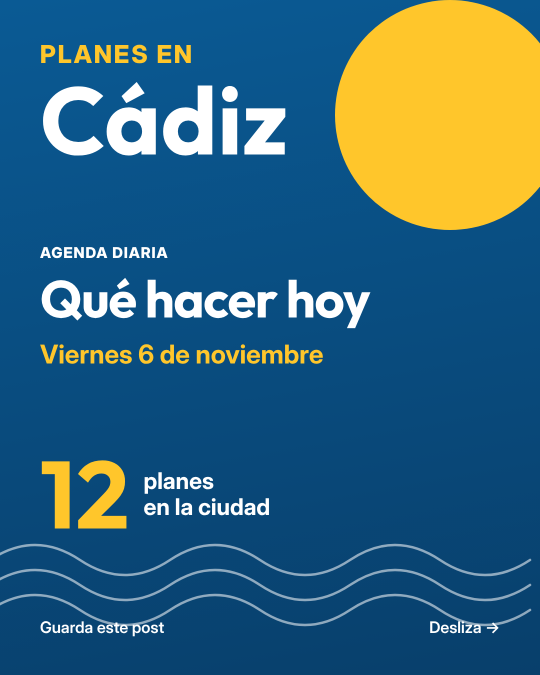
#> input picture propuestas-marca/direccion-1/03-portada-diaria.png, 1080 x 1350 px (shown at 1/2 size)
$ python documentar.py
#> lines starting #> are read from the running program, lines starting #| are printed output that depends on the picture
#!/usr/bin/env python3
"""Genera los README de cada dirección, el README general y las hojas resumen. Ejecutar tras generar.py."""
import json
from pathlib import Path
from PIL import Image

AQUI = Path(__file__).parent
A = json.load(open(AQUI / "auditoria.json"))
#> (reads propuestas-marca/auditoria.json from the repository)
bios = {
 1: "☀️ Qué hacer hoy en Cádiz, cada día a las 9:00\n🌊 Gratis · Finde · Lo mejor del mes\n👇 Comenta PLANES y te la mandamos",
 2: "🎉 Todos los planes de Cádiz, cada día a las 9:00\n🎭 Gratis, finde y fiesta\n💬 Comenta PLANES y te la enviamos",
 3: "La agenda de Cádiz, cada día a las 9:00.\nCultura, música, teatro, deporte y plan gratis.\nComenta PLANES y la recibes en tu bandeja.",
}
D = {
 1: dict(nombre="Mediterráneo luminoso", paleta=[("Cal (fondo)", "#FAF8F2"), ("Bruma marina (fondo 2)", "#EEF5F7"), ("Mar profundo (texto)", "#0A2E4D"), ("Mar (acento/enlaces)", "#0E6BA8"), ("Mar medio (datos)", "#0B5F95"), ("Mar de portada", "#0A5A94 → #083F6B"), ("Sol (relleno de acento)", "#FFC62B"), ("Texto secundario", "#3B566D"), ("Noche (story de tarde)", "#071D33")],
   fuentes="**Outfit** (títulos, 700) + **Inter** (texto, 400–800)",
   tono="Fresco, claro y cercano, como un amigo que te cuenta qué hay hoy. Frases cortas y luminosas, sin gritar. Una sola llamada a la acción por texto.",
   porque="En el feed compiten mil colores: el fondo claro con azul mar y amarillo sol se reconoce al instante y transmite «salgo a la calle». Es la opción más versátil: en otra ciudad basta cambiar el azul por su color sin perder el sistema. El contraste alto en cada diapositiva favorece guardar y reenviar, las señales que más empujan el alcance de una agenda.",
   logo="«PLANES EN» en versalitas azules + ciudad en Outfit Bold grande; sol amarillo y olas como decorado constante. Avatar: «P» blanca sobre mar con sol y olas."),
 2: dict(nombre="Carnaval y alegría", paleta=[("Violeta noche (fondo)", "#2A0B4F"), ("Violeta 2 (fondo)", "#3F1273"), ("Amarillo confeti", "#FFD83D"), ("Rosa chirigota", "#FF4F93"), ("Turquesa", "#25D9C7"), ("Naranja", "#FF8A1F"), ("Rosa claro (tarjeta)", "#FF8FB8"), ("Texto sobre color", "#2A0B4F")],
   fuentes="**Bagel Fat One** (títulos, único peso) + **Rubik** (texto, 300–900)",
   tono="Desenfadado, con guiño y energía, sin caricatura ni tópicos. Exclamaciones con mesura y emojis festivos (0–3). Invita a «liarla» con alguien: etiquetar y compartir.",
   porque="Es la más memorable y la que mejor se distingue en una cuadrícula de fotos: cada tarjeta de color es una pieza «parable» al hacer scroll, y encaja con la identidad festiva de la ciudad y con fiesta, música y familias. Riesgo: más densidad visual; por eso las tarjetas llevan texto oscuro sobre fondos claros y el decorado queda fuera de las zonas de texto.",
   logo="«PLANES EN» en Rubik Black amarillo + ciudad en Bagel Fat One blanca; círculos y serpentinas de decorado. Avatar: «P» redondeada blanca sobre rosa con confeti."),
 3: dict(nombre="Editorial moderno", paleta=[("Blanco (fondo)", "#FFFFFF"), ("Tinta (texto/filetes)", "#111111"), ("Gris texto secundario", "#4A4A4A"), ("Bermellón (acento)", "#B72D19"), ("Papel (ilustraciones)", "#F1EEE8"), ("Salmón (story de tarde)", "#FF7A5C")],
   fuentes="**Fraunces** (títulos, serif con cursiva) + **Inter** (texto)",
   tono="Sobrio, preciso y cultural, como el suplemento de un periódico. Frases completas y datos exactos, cero exageración. La confianza del dato sustituye a la exclamación.",
   porque="Posiciona la cuenta como medio de referencia: atrae a público cultural, prensa, instituciones y patrocinadores serios. Mucho blanco = lectura rapidísima. Es la que mejor escala a más ciudades e idiomas porque el sistema es tipográfico y el único color es un acento. Riesgo: menos «parada de scroll» que la 2; se compensa con el número gigante en rojo de cada portada.",
   logo="«PLANES EN» en Inter espaciada bermellón + ciudad en Fraunces cursiva grande. Avatar: «P» cursiva blanca sobre negro con punto bermellón."),
}
FUENTES = """| Tipografía | Autor | Licencia | Uso | Texto de licencia |
|---|---|---|---|---|
| Outfit | The Outfit Project Authors | SIL Open Font License 1.1 | D1 títulos | `plantilla/fuentes/OFL-outfit.txt` |
| Inter | The Inter Project Authors | SIL OFL 1.1 | D1 y D3 texto | `plantilla/fuentes/OFL-inter.txt` |
| Bagel Fat One | The Bagel Fat Project Authors | SIL OFL 1.1 | D2 títulos | `plantilla/fuentes/OFL-bagelfatone.txt` |
| Rubik | The Rubik Project Authors | SIL OFL 1.1 | D2 texto | `plantilla/fuentes/OFL-rubik.txt` |
| Fraunces | The Fraunces Project Authors | SIL OFL 1.1 | D3 títulos | `plantilla/fuentes/OFL-fraunces.txt` |

Todas de Google Fonts (repositorio `google/fonts`, carpeta `ofl/`). La OFL permite uso comercial, embebido en imágenes/vídeo y redistribución con su texto de licencia; solo prohíbe vender la fuente por sí sola."""
FB = """**Planes en Cádiz · Agenda diaria**

Todos los planes de Cádiz capital en un solo sitio. Cada día a las 9:00 publicamos qué hacer hoy: conciertos, teatro, exposiciones, deporte, actividades infantiles, gastronomía, fiestas y mucho plan gratis. Los jueves, los planes del finde; y el día 1 de cada mes, lo más destacado.

📍 Solo eventos celebrados en Cádiz capital, comprobados uno a uno en fuentes oficiales y en los propios recintos. Si un evento se cancela o cambia de hora, lo actualizamos.
🗓️ Agenda diaria a las 9:00 · «Esta noche en Cádiz» a las 19:00.
💬 Escribe «PLANES» en un comentario y te mandamos la agenda por mensaje.
📣 ¿Organizas algo en Cádiz? Cuéntanoslo por mensaje privado.

También en Instagram: @planesencadiz"""
mn = {t: min(i["ratio"] for k in A[t].values() for i in k) for t in A}

for n in (1, 2, 3):
    d, t = D[n], f"d{n}"
    pal = "\n".join(f"| {a} | `{b}` |" for a, b in d["paleta"])
    (AQUI / f"direccion-{n}" / "README.md").write_text(f"""# Dirección {n} · {d['nombre']}

![perfil](12-mosaico-perfil.png)

## Sistema
- **Logo modular:** pieza fija «Planes en» + ciudad variable (se reduce sola si el nombre es largo). {d['logo']}
- **Tipografías:** {d['fuentes']} (SIL OFL 1.1, uso comercial libre).
- **Tema en código:** `plantilla/temas/{t}.css` (variables + decorado), aplicado con `tema: "{t}"`.

## Paleta
| Uso | Hex |
|---|---|
{pal}

## Tono de voz (3 frases)
{d['tono']}

## Por qué funciona para crecer en Instagram
{d['porque']}

## Bio propuesta ({len(bios[n])}/150 caracteres)
```
{bios[n]}
```
Nombre: `Planes en Cádiz · Agenda diaria` · usuario `@planesencadiz`.

## Comprobaciones (automáticas, `auditoria.json`)
- **Contraste WCAG AA:** cada texto renderizado se mide contra su fondo real: **mínimo {mn[t]:.2f}:1** en todas las plantillas (AA exige 4,5:1).
- **Tamaños en la diapositiva de 6 eventos (lienzo 1080 px):** nombre 34 px, hora/lugar/precio 30 px, etiqueta de marca 26,6 px. Con 7+ eventos por diapositiva: nombre 31 px y datos 28 px (mínimos fijados). Las etiquetas de categoría (mayúsculas en negrita) usan 24 px.
- **Story:** todo el texto está en la zona segura (250 px libres arriba y abajo); el decorado queda fuera de ella o detrás.

## Piezas
`01-logo-modular` (Cádiz, Valladolid, Plans in Lisbon) · `01b-logo-nombres-extremos` · `02-foto-perfil-320` y `02b-…-prueba-circulo` · `03-portada-diaria` · `04-eventos-1/3/6` · `05-story-evento` · `06-story-esta-noche` · `07-sin-foto-música/infantil` · `08-destacada-hoy/finde/mes/gratis` · `09-portada-finde` · `10-portada-mensual` · `11-story-patrocinada` · `12-mosaico-perfil`. Ilustraciones de ejemplo (sin material de terceros) en `ilustraciones/`.
""", encoding="utf-8")

(AQUI / "README.md").write_text(f"""# Propuestas de identidad · Planes en Cádiz

Naming decidido: **Planes en Cádiz** · **@planesencadiz** · nombre del perfil **«Planes en Cádiz · Agenda diaria»**. Identidad **modular**: sistema fijo «Planes en» + ciudad variable (probado con *Planes en Valladolid*, *Plans in Lisbon*, *Planes en San Cristóbal de las Casas*, *Planes en Roma*). Nada procede de terceros ni usa símbolos oficiales: las imágenes son ilustraciones de ejemplo generadas aquí.

| | D1 · Mediterráneo luminoso | D2 · Carnaval y alegría | D3 · Editorial moderno |
|---|---|---|---|
| Sensación | limpio, fresco, de costa | festivo, memorable | sobrio, de referencia |
| Colores | cal · azul mar · amarillo sol | violeta · rosa · amarillo · turquesa | blanco · tinta · bermellón |
| Tipografías | Outfit + Inter | Bagel Fat One + Rubik | Fraunces + Inter |
| Contraste mínimo medido | {mn['d1']:.2f}:1 | {mn['d2']:.2f}:1 | {mn['d3']:.2f}:1 |
| Fortaleza | equilibrio y escalabilidad | destacar en la cuadrícula | credibilidad y patrocinio |
| Riesgo | menos distintiva | más recargada | menos «parada de scroll» |

Detalle (paleta, tono, razones, bio) en `direccion-N/README.md`.

## Tipografías y licencias
{FUENTES}

## Bio del perfil (máx. 150 caracteres)
1. D1 ({len(bios[1])}): `{bios[1]}`
2. D2 ({len(bios[2])}): `{bios[2]}`
3. D3 ({len(bios[3])}): `{bios[3]}`

## Texto de la página de Facebook («Acerca de»)
{FB}

*Descripción corta (≤ 255 caracteres):* «Agenda diaria de Cádiz capital: qué hacer hoy, esta noche y el finde. Todos los eventos comprobados, a las 9:00 y a las 19:00. Comenta PLANES y te la mandamos.»

## Regenerar
`python propuestas-marca/generar.py && python propuestas-marca/documentar.py`
""", encoding="utf-8")

for n in (1, 2, 3):
    d = AQUI / f"direccion-{n}"
    ims = []
    for f in ("03-portada-diaria.png", "04-eventos-6.png", "04-eventos-1.png", "05-story-evento.png", "06-story-esta-noche.png"):
        im = Image.open(d / f).convert("RGB"); ims.append(im.resize((int(im.width * 700 / im.height), 700)))
#> further down, im is the input picture: PIL image 1080x1350 RGB; mean R, G, B 52.4, 100.1, 122.2
    S = Image.new("RGB", (sum(i.width for i in ims) + 48, 716), "#8A8A8A"); x = 8
#> after `S = Image.new('RGB', (sum((i.width for i in ims)) + 48, 716), '#8A8A8A`: S: PIL image 2514x716 RGB; every value is 138
    for i in ims:
        S.paste(i, (x, 8)); x += i.width + 8
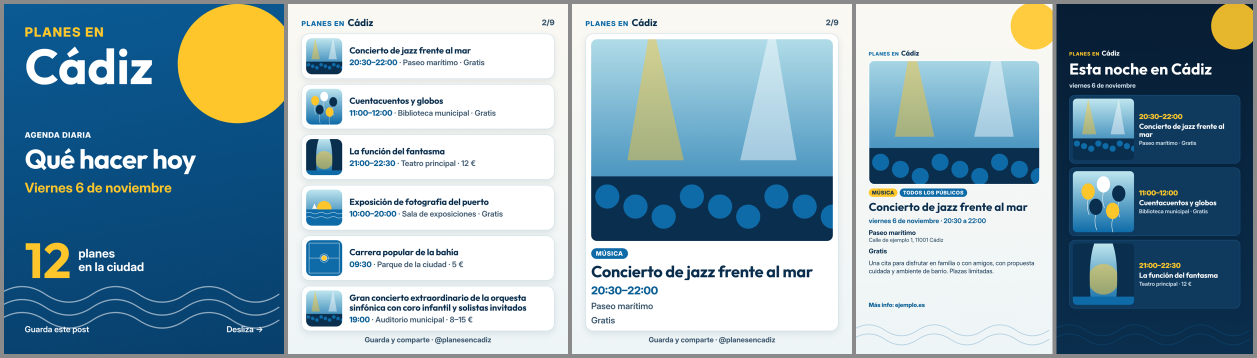
#> S: PIL image 2514x716 RGB (shown at 1/2 size); mean R, G, B 137.9, 163.5, 175.8
    S.save(AQUI / f"resumen-direccion-{n}.png")
